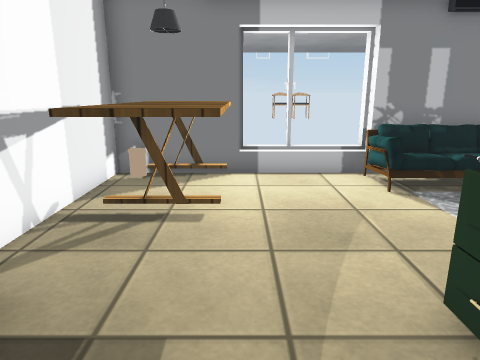
[1] (above)

16 first-person views from a walk through a scene from a Unity 3-D project. The camera is 1.2 m above the floor, tilts 14° down and sees 70° across. Doors are open. The floor is counted in squares, 0.5 m on a side. Each view is taken from the middle of a square. On the plan, view 1 faces up. The plan holds only what a view shows up to about 20 squares ahead; the rest is blank. The place goes on beyond the plan. The player is left out. Some animated figures are left out. Some surface patterns are stand-ins.

[2]
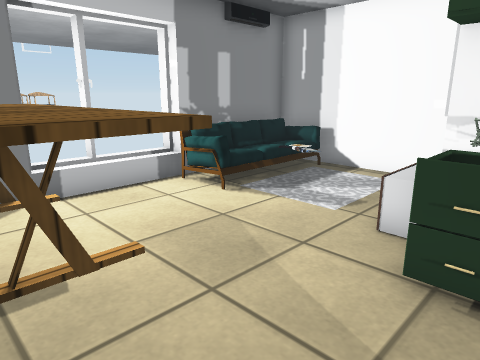

[3]
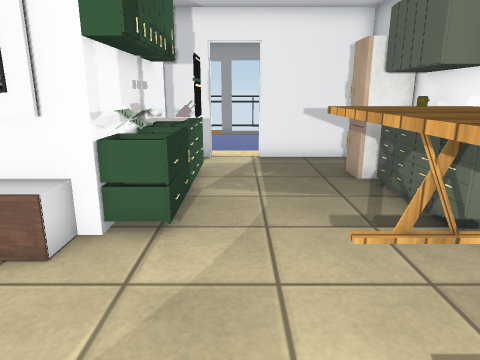

[4]
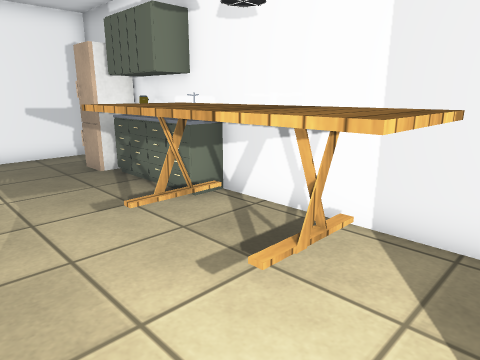

[5]
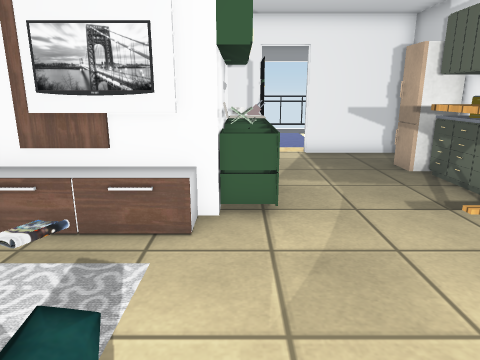

[6]
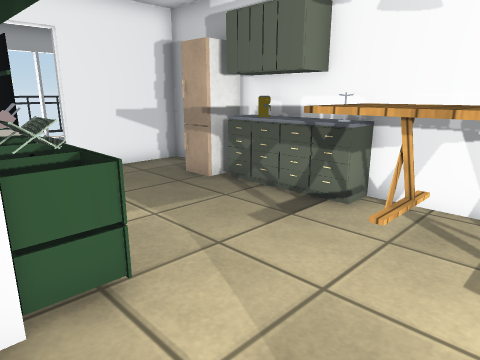

[7]
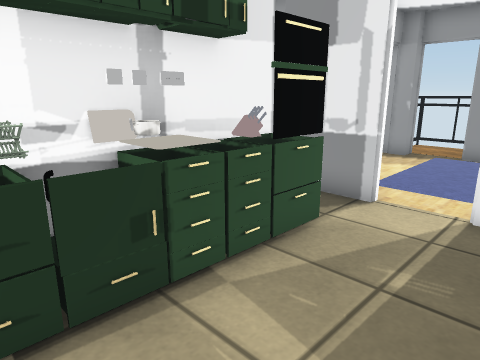

[8]
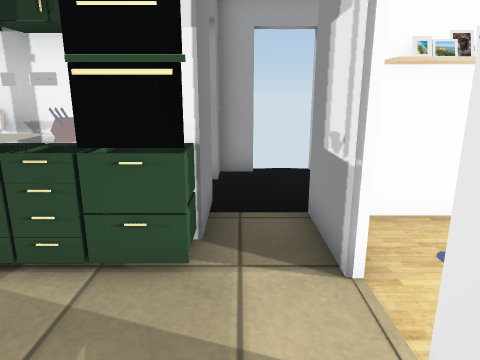

[9]
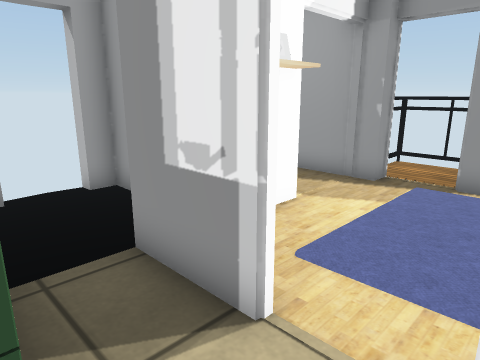

[10]
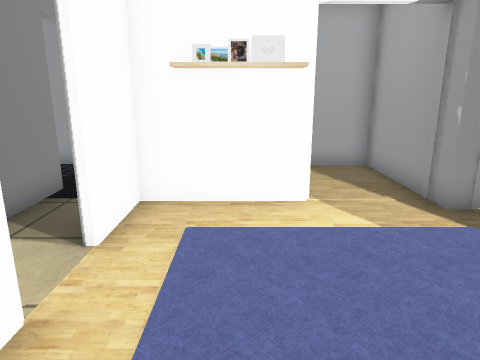

[11]
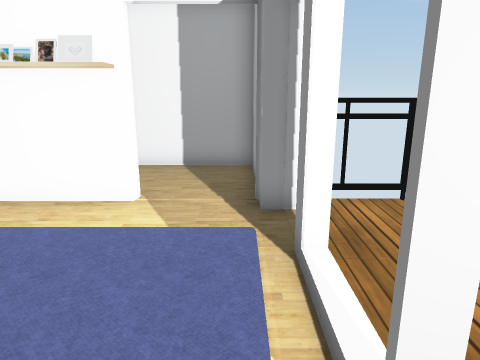

[12]
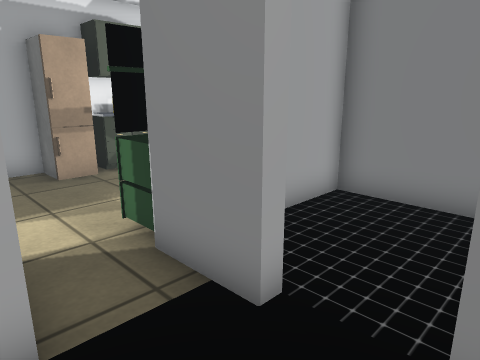

[13]
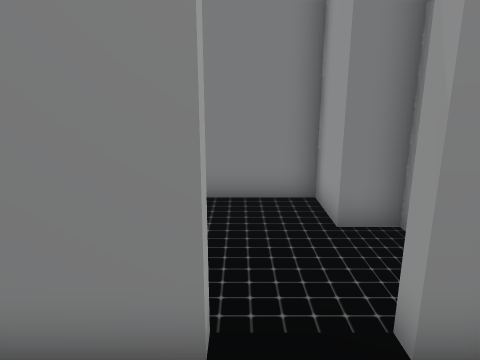

[14]
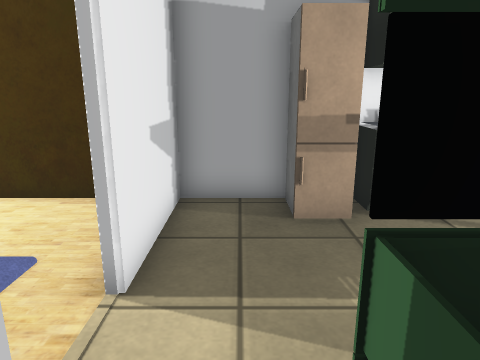

[15]
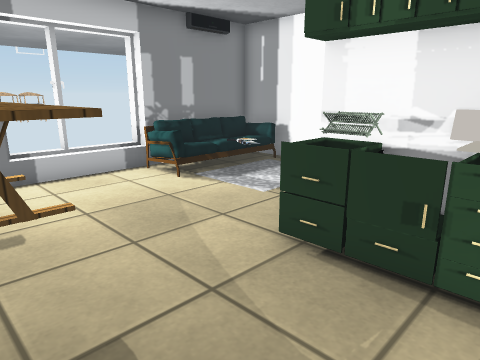

[16]
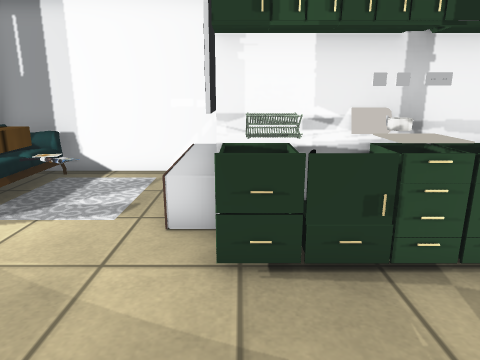

### Floor plan
Ten units are one square. View 1 is at (0, 0); x grows to the right and y downward. Boxes are objects, and circles mark ways between rooms. Rooms are numbered by the first view taken in them; rooms with no view inside come last. Other rooms are left out.
<svg viewBox="-44 -115 139 267">
<path fill="none" stroke="#000" d="M22 -34 78 -34M26 -29 32 -29M26 -27 32 -27M21 -23 32 -23M28 6 28 -34M89 -36 89 -90M22 24 22 -1M74 -103 59 -103M89 -99 89 -106 -39 -106 -39 44 2 44M22 -18 22 -34M22 -8 22 -12M-13 118 -13 122M15 123 15 119 21 119M-14 124 -14 118M46 86 46 47 21 47M46 83 40 83 40 56M-39 64 -39 88M44 69 44 60M40 124 40 115 55 115M29 147 46 147 46 130M57 24 22 24M64 60 89 60 89 53M20 44 49 44M89 35 89 24 76 24M57 19 57 24M76 24 76 19M89 11 89 5M90 -10 78 -10 78 -29 37 -29 37 -6M55 115 89 115 89 74M23 4 23 22M34 -1 21 -1M34 22 34 -32M23 22 34 22"/>
<rect x="-35" y="5" width="20" height="20" fill="#bbb"><title>other object</title></rect>
<rect x="-35" y="-5" width="10" height="10" fill="#bbb"><title>other object</title></rect>
<rect x="-35" y="-15" width="10" height="10" fill="#bbb"><title>other object</title></rect>
<rect x="-35" y="-25" width="10" height="10" fill="#bbb"><title>other object</title></rect>
<rect x="-35" y="-35" width="10" height="10" fill="#bbb"><title>other object</title></rect>
<rect x="-25" y="-95" width="30" height="60" fill="#bbb"><title>other object</title></rect>
<rect x="35" y="-105" width="10" height="10" fill="#bbb"><title>other object</title></rect>
<rect x="45" y="-45" width="20" height="10" fill="#bbb"><title>other object</title></rect>
<rect x="55" y="-45" width="20" height="20" fill="#bbb"><title>other object</title></rect>
<rect x="-5" y="55" width="40" height="60" fill="#bbb"><title>other object</title></rect>
<circle cx="-10" cy="25" r="3" fill="#2a7"/>
<circle cx="5" cy="20" r="3" fill="#2a7"/>
<circle cx="15" cy="40" r="3" fill="#2a7"/>
<circle cx="45" cy="95" r="3" fill="#2a7"/>
<circle cx="65" cy="20" r="3" fill="#2a7"/>
<text x="20" y="-50">1</text>
<text x="0" y="90">2</text>
<text x="50" y="40">3</text>
<text x="60" y="0">4</text>
<text x="70" y="80">5</text>
<text x="30" y="10">6</text>
</svg>
Room 1 opens to room 3. Room 2 opens to room 3. Room 2 opens to room 5. Room 3 opens to room 4.

Where each view was taken, in squares from view 1:
view 1: 0 up, 0 right, facing up
view 2: 2 up, 2 left, facing up-right
view 3: 9 up, 1 right, facing down
view 4: 10 up, 2 right, facing down-left
view 5: 10 up, 3 right, facing down
view 6: 7 up, 4 right, facing down-left
view 7: 3 up, 1 left, facing down-right
view 8: 3 down, 2 left, facing right
view 9: 2 down, 0 right, facing down-right
view 10: 7 down, 3 left, facing right
view 11: 11 down, 3 left, facing right
view 12: 5 down, 8 right, facing up-left
view 13: 5 down, 6 right, facing up
view 14: 3 down, 4 right, facing left
view 15: 0 up, 2 left, facing up-right
view 16: 3 up, 2 left, facing right
